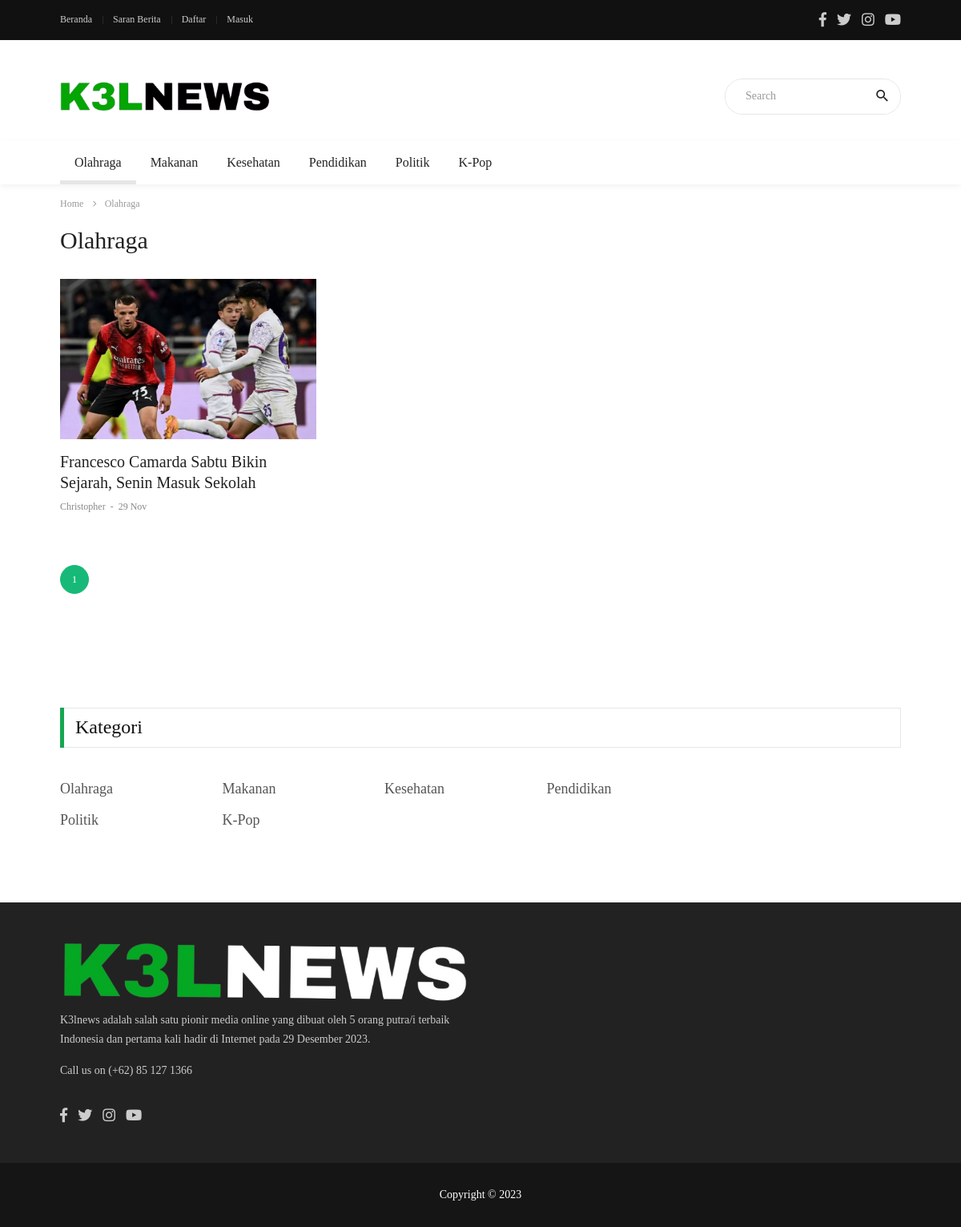
Before: /menu.php?idKategori=1 with the older database file.
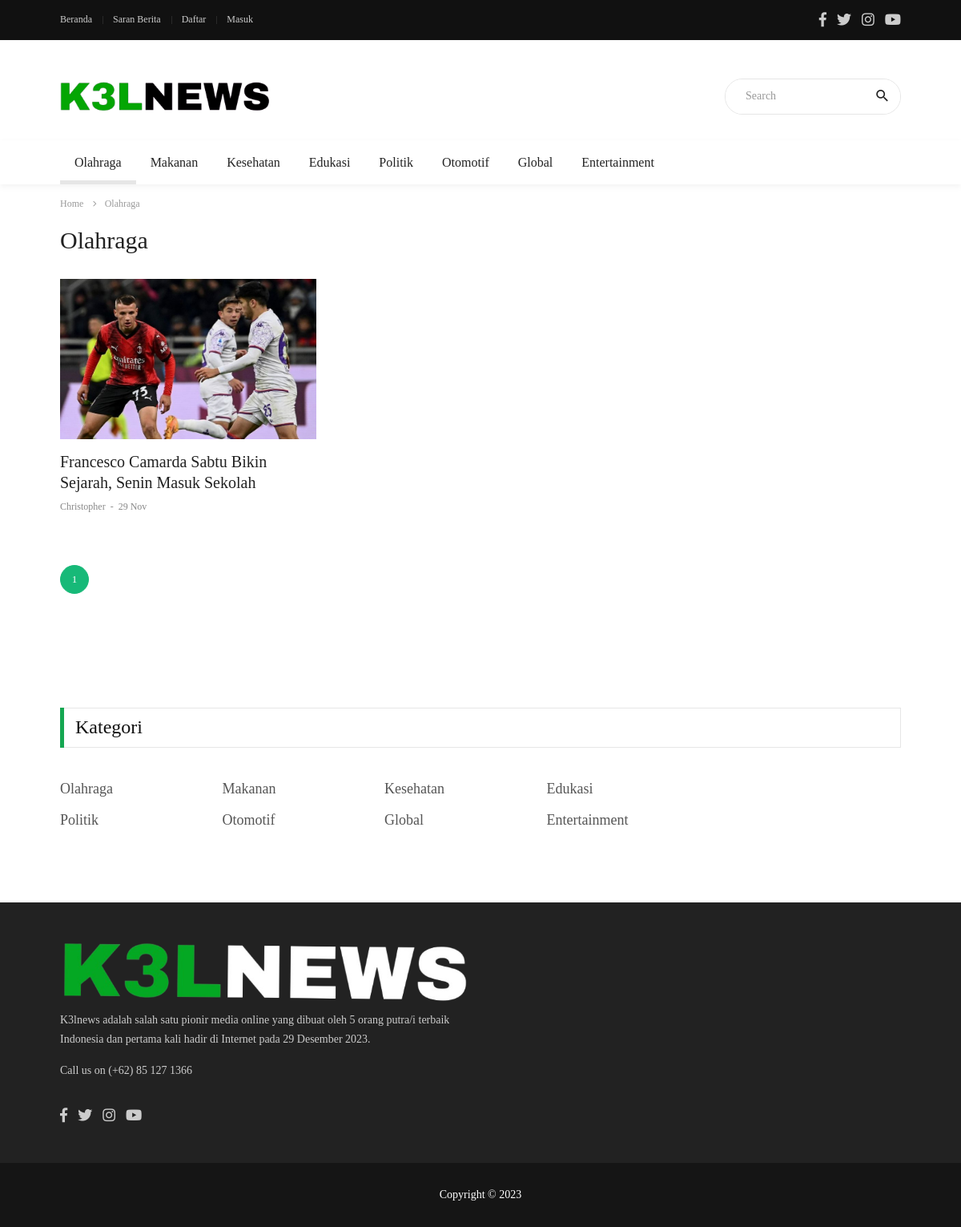
After: the same page with the newer database file.
### tables this page shows
CREATE TABLE `kategori` (
  `id_kategori` int(11) NOT NULL,
  `nama_kategori` varchar(30) NOT NULL
);

CREATE TABLE `berita` (
  `id_berita` int(11) NOT NULL,
  `id_kategori` int(11) DEFAULT NULL,
  `judul` varchar(255) DEFAULT NULL,
  `penulis` varchar(30) DEFAULT NULL,
  `isi_berita` text DEFAULT NULL,
  `tgl_rilis` date DEFAULT NULL,
  `gambar` varchar(255) DEFAULT NULL
);

### menu.php (the view, shortened to what this page needs)
<?php
$login = $_SESSION['login'] ?? null;
include_once('connection.php');
$records_per_page = 9;
$current_page = isset($_GET['page']) ? $_GET['page'] : 1;
$start_from = ($current_page - 1) * $records_per_page;
$searchKeyword = isset($_GET['search']) ? $_GET['search'] : '';
$idKategori = isset($_GET['idKategori']) ? $_GET['idKategori'] : null;
if ($idKategori !== null) {
    $query = "SELECT * FROM `berita` WHERE `id_kategori` = $idKategori";
    $query .= " LIMIT $start_from, $records_per_page";
    $berita = mysqli_query($conn, $query);
    $total_berita = mysqli_query($conn, "SELECT COUNT(*) FROM berita WHERE id_kategori = $idKategori AND judul LIKE '%$searchKeyword%'");
    $total_records = mysqli_fetch_row($total_berita)[0];
    $total_pages = ceil($total_records / $records_per_page);
}
$menu = mysqli_query($conn, "SELECT * FROM `kategori`;");
$kategori = mysqli_query($conn, "SELECT * FROM `kategori` WHERE `id_kategori` = $idKategori;");
?>
<!DOCTYPE html>
<html lang="en">
<head>
  <link rel="stylesheet" type="text/css" href="vendor/bootstrap/css/bootstrap.min.css">
  <link rel="stylesheet" type="text/css" href="fonts/font-awesome-4.7.0/css/font-awesome.min.css">
  <link rel="stylesheet" type="text/css" href="fonts/fontawesome-5.0.8/css/fontawesome-all.min.css">
  <link rel="stylesheet" type="text/css" href="fonts/iconic/css/material-design-iconic-font.min.css">
  <link rel="stylesheet" type="text/css" href="vendor/animate/animate.css">
  <link rel="stylesheet" type="text/css" href="vendor/css-hamburgers/hamburgers.min.css">
  <link rel="stylesheet" type="text/css" href="vendor/animsition/css/animsition.min.css">
  <link rel="stylesheet" type="text/css" href="css/util.min.css">
  <link rel="stylesheet" type="text/css" href="css/main.css">
</head>
<body class="animsition">
  <header>
    <div class="container-menu-desktop">
      <div class="topbar">
        <div class="content-topbar container h-100">
          <div class="left-topbar">
            <a href="index.php" class="left-topbar-item">
              Beranda
            </a>
            <a href="req-news.php" class="left-topbar-item">
              Saran Berita
            </a>
            <?php if ($login) { ?>
              <a href="backend/logout.php" class="left-topbar-item">
                Logout
              </a>
            <?php } else { ?>
              <a href="login/sign-up.php" class="left-topbar-item">
                Daftar
              </a>
              <a href="login/login.php" class="left-topbar-item">
                Masuk
              </a>
            <?php } ?>
          </div>
          <div class="right-topbar">
            <a href="#">
              <span class="fab fa-facebook-f"></span>
            </a>
            <a href="#">
              <span class="fab fa-twitter"></span>
            </a>
            <a href="#">
              <span class="fab fa-instagram"></span>
            </a>
            <a href="#">
              <span class="fab fa-youtube"></span>
            </a>
          </div>
        </div>
      </div>
      <div class="wrap-logo container">
        <div class="logo">
          <a href="index.php"><img src="images/logo-k3l2.png" alt="LOGO"></a>
        </div>
        <div class="banner-header">
          <form action="" method="GET">
            <div class="pos-relative size-a-2 bo-1-rad-22 of-hidden bocl11 m-tb-6">
              <input class="f1-s-1 cl6 plh9 s-full p-l-25 p-r-45" type="text" name="search" placeholder="Search" autocomplete="off" value="<?= isset($_GET['search']) ? $_GET['search'] : ''; ?>">
              <button type="submit" class="flex-c-c size-a-1 ab-t-r fs-20 cl2 hov-cl10 trans-03">
                <i class="zmdi zmdi-search"></i>
              </button>
            </div>
          </form>
        </div>
      </div>
      <div class="wrap-main-nav">
        <div class="main-nav">
          <nav class="menu-desktop">
            <ul class="main-menu">
              <?php foreach ($menu as $data) : ?>
                <li class="<?= $data['id_kategori'] == $idKategori ? 'main-menu-active' : ''; ?>">
                  <a href="menu.php?idKategori=<?= $data['id_kategori']; ?>"><?= $data['nama_kategori']; ?></a>
                </li>
              <?php endforeach; ?>
            </ul>
          </nav>
        </div>
      </div>
    </div>
  </header>
  <div class="container">
    <div class="bg0 flex-wr-sb-c p-tb-8">
      <div class="f2-s-1 p-r-30 m-tb-6">
        <a href="index.php" class="breadcrumb-item f1-s-3 cl9">
          Home
        </a>
        <span class="breadcrumb-item f1-s-3 cl9">
          <?php foreach ($kategori as $data) : ?>
            <?= $data['nama_kategori']; ?>
          <?php endforeach; ?>
        </span>
      </div>
    </div>
  </div>
  <div class="container p-t-4 p-b-30">
    <h2 class="f1-l-1 cl2">
      <?php foreach ($kategori as $data) : ?>
        <?= $data['nama_kategori']; ?>
      <?php endforeach; ?>
    </h2>
  </div>
  <section class="bg0 p-b-55">
    <div class="container">
      <div class="row justify-content-center">
        <div class="col-md-12 col-lg-12 p-b-80">
          <div class="row">
            <?php foreach ($berita as $data) : ?>
              <div class="col-sm-4 p-r-25 p-r-15-sr991">
                <div class="m-b-45">
                  <a href="detail.php?idBerita=<?= $data['id_berita']; ?>&idKategori=<?= $data['id_kategori']; ?>" class="wrap-pic-w hov1 trans-03">
                    <img src="img/<?= $data['gambar']; ?>" alt="IMG" height="200">
                  </a>
                  <div class="p-t-16">
                    <h5 class="p-b-5">
                      <a href="detail.php?idBerita=<?= $data['id_berita']; ?>&idKategori=<?= $data['id_kategori']; ?>" class="f1-m-3 cl2 hov-cl10 trans-03">
                        <?= $data['judul']; ?>
                      </a>
                    </h5>
                    <span class="cl8">
                      <span class="f1-s-4 cl8 hov-cl10 trans-03">
                        <?= $data['penulis']; ?>
                      </span>
                      <span class="f1-s-3 m-rl-3">
                        -
                      </span>
                      <span class="f1-s-3">
                        <?= date("d M", strtotime($data["tgl_rilis"])); ?>
                      </span>
                    </span>
                  </div>
                </div>
              </div>
            <?php endforeach; ?>
          </div>
          <div class="flex-wr-s-c m-rl--7 p-t-10">
						<?php for ($i = 1; $i <= $total_pages; $i++) : ?>
              <a href="menu.php?idKategori=<?= $idKategori ?>&page=<?= $i ?>" class="flex-c-c pagi-item hov-btn1 trans-03 m-all-7 <?= $i == $current_page ? 'pagi-active' : ''; ?>"><?= $i ?></a>
						<?php endfor; ?>
					</div>
        </div>
      </div>
    </div>
  </section>
  <section class="bg0 p-b-35">
    <div class="container">
      <div class="row justify-content-center">
        <div class="col-md-12 col-lg-12 p-b-20">
          <div class="how2 how2-cl2 flex-s-c m-r-0-sr991">
            <h3 class="f1-m-5 cl1 tab01-title">
              Kategori
            </h3>
          </div>
          <div class="row p-t-20">
            <div class="col-md-9 col-lg-9 p-b-20">
              <div class="row">
                <?php foreach ($menu as $data) : ?>
                  <div class="col-sm-3 p-r-25 p-r-15-sr991 m-b-15">
                    <h5>
                      <a href="menu.php?idKategori=<?= $data['id_kategori']; ?>" class="f1-m-2 cl5 hov-cl10 trans-03">
                        <?= $data['nama_kategori']; ?>
                      </a>
                    </h5>
                  </div>
                <?php endforeach; ?>
              </div>
            </div>
          </div>
        </div>
      </div>
    </div>
  </section>
  <footer>
    <div class="bg2 p-t-40 p-b-25">
      <div class="container">
        <div class="row">
          <div class="col-sm-6 col-lg-6 p-b-20">
            <div class="size-h-3 flex-s-c">
              <a href="..">
                <img class="max-s-full" src="images/logo-k3l.png" alt="LOGO">
              </a>
            </div>
            <div>
              <p class="f1-s-1 cl11 p-b-16">
                K3lnews adalah salah satu pionir media online yang dibuat oleh 5 orang putra/i terbaik Indonesia dan
                pertama kali hadir di Internet pada 29 Desember 2023.
              </p>
              <p class="f1-s-1 cl11 p-b-16">
                Call us on (+62) 85 127 1366
              </p>
              <div class="p-t-15">
                <a href="#" class="fs-18 cl11 hov-cl10 trans-03 m-r-8">
                  <span class="fab fa-facebook-f"></span>
                </a>
                <a href="#" class="fs-18 cl11 hov-cl10 trans-03 m-r-8">
                  <span class="fab fa-twitter"></span>
                </a>
                <a href="#" class="fs-18 cl11 hov-cl10 trans-03 m-r-8">
                  <span class="fab fa-instagram"></span>
                </a>
                <a href="#" class="fs-18 cl11 hov-cl10 trans-03 m-r-8">
                  <span class="fab fa-youtube"></span>
                </a>
              </div>
            </div>
          </div>
        </div>
      </div>
    </div>
    <div class="bg11">
      <div class="container size-h-4 flex-c-c p-tb-15">
        <span class="f1-s-1 cl0 txt-center">
          Copyright © 2023
        </span>
      </div>
    </div>
  </footer>
</body>
</html>

Changed rows visible on the page:
changed kategori: nama_kategori "Pendidikan" → "Edukasi"
changed kategori: nama_kategori "K-Pop" → "Otomotif"
added kategori: nama_kategori "Global"
added kategori: nama_kategori "Entertainment"
